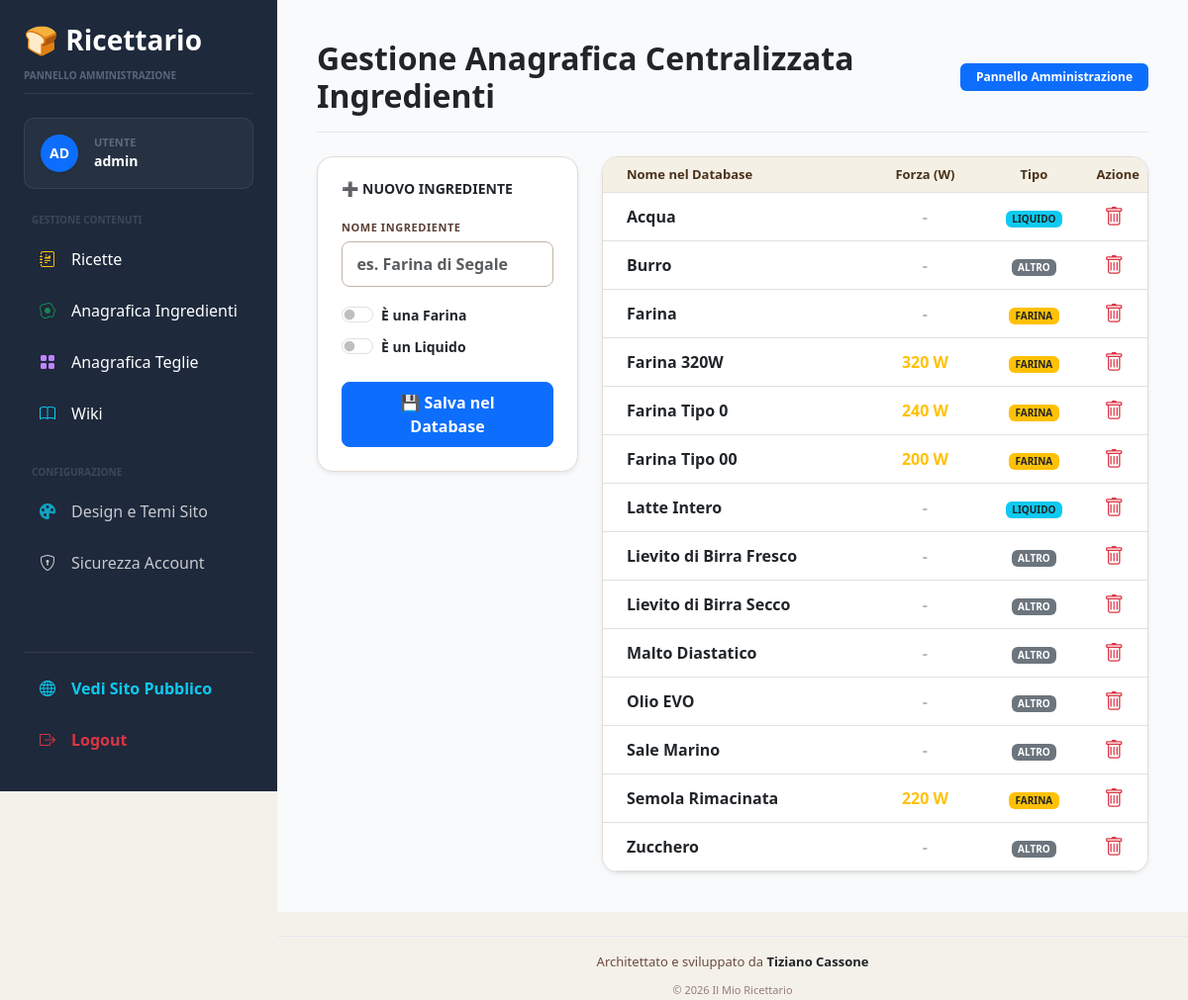
The app's page /admin/ingredients/master (signed in) with its own data.
### models/user.py (models this page shows, shortened)
class User(UserMixin, db.Model):
    __tablename__ = "users"
    id = db.Column(
        db.Integer,
        primary_key=True
    )
    username = db.Column(
        db.String(100),
        unique=True,
        nullable=False
    )
    password_hash = db.Column(
        db.String(255),
        nullable=False
    )
    is_admin = db.Column(
        db.Boolean,
        default=False
    )

### models/ingredient_master.py (models this page shows, shortened)
class MasterIngredient(db.Model):
    __tablename__ = "master_ingredients"
    id = db.Column(
        db.Integer,
        primary_key=True
    )
    name = db.Column(
        db.String(255),
        unique=True,
        nullable=False
    )
    is_flour = db.Column(
        db.Boolean,
        default=False
    )
    is_liquid = db.Column(
        db.Boolean,
        default=False
    )
    w_value = db.Column(
        db.Integer,
        nullable=True,
        default=0
    )

### routes/admin.py (the view)
@admin_bp.route("/ingredients/master", methods=["GET"])
@login_required
def master_ingredients_view():
    master_ingredients = MasterIngredient.query.order_by(MasterIngredient.name).all()
    return render_template(
        "admin/ingredients_master.html",
        master_ingredients_list=master_ingredients
    )

### app.py (called while the page is built)
@login_manager.user_loader
def load_user(user_id):
    return db.session.get(
        User,
        int(user_id)
    )

@app.context_processor
def inject_global_settings():
    setting_record = Setting.query.order_by(Setting.id.desc()).first()
    return dict(
        settings_data=setting_record
    )

### templates/admin/ingredients_master.html (shortened to what this page needs)
{% extends "base.html" %}
{% block page_title %}Gestione Anagrafica Centralizzata Ingredienti{% endblock %}
{% block content %}
<div class="row g-4">
    <div class="col-md-4">
        <div class="card shadow-sm border-0 bg-white p-4 rounded-4">
            <h5 class="fw-bold mb-3 text-dark text-uppercase" style="font-size: 14px;">➕ Nuovo Ingrediente</h5>
            <form method="post" action="{{ url_for('admin.master_ingredient_add') }}">
                <div class="mb-3">
                    <label class="form-label small fw-bold text-secondary text-uppercase" style="font-size: 11px;">Nome Ingrediente</label>
                    <input type="text" name="name" class="form-control fw-semibold rounded-3" placeholder="es. Farina di Segale" required>
                </div>
                <div class="form-check form-switch mb-2 shadow-none">
                    <input class="form-check-input" type="checkbox" name="is_flour" id="master_is_flour">
                    <label class="form-check-label small fw-bold text-dark" for="master_is_flour">È una Farina</label>
                </div>
                <div class="form-check form-switch mb-4 shadow-none">
                    <input class="form-check-input" type="checkbox" name="is_liquid" id="master_is_liquid">
                    <label class="form-check-label small fw-bold text-dark" for="master_is_liquid">È un Liquido</label>
                </div>
                <button type="submit" class="btn btn-primary w-100 fw-bold rounded-3 py-2">💾 Salva nel Database</button>
            </form>
        </div>
    </div>
    <div class="col-md-8">
        <div class="card shadow-sm border-0 bg-white rounded-4 overflow-hidden">
            <div class="card-body p-0">
                <div class="table-responsive">
                    <table class="table table-hover align-middle mb-0">
                        <thead class="table-light">
                            <tr class="small text-secondary" style="font-size: 13px;">
                                <th class="ps-4">Nome nel Database</th>
                                <th class="text-center" style="width: 20%;">Forza (W)</th>
                                <th class="text-center" style="width: 20%;">Tipo</th>
                                <th class="text-center" style="width: 10%;">Azione</th>
                            </tr>
                        </thead>
                        <tbody>
                            {% if master_ingredients_list %}
                                {% for ing in master_ingredients_list %}
                                <tr class="border-bottom">
                                    <td class="ps-4 fw-semibold text-dark">{{ ing.name }}</td>
                                    <td class="text-center fw-bold text-secondary">
                                        {% if ing.is_flour and ing.w_value and ing.w_value > 0 %}
                                            <span class="text-warning">{{ ing.w_value }} W</span>
                                        {% else %}
                                            <span class="opacity-50">-</span>
                                        {% endif %}
                                    </td>
                                    <td class="text-center">
                                        {% if ing.is_flour %}
                                            <span class="badge bg-warning text-dark px-2.5 py-1.5 rounded-2 fw-bold" style="font-size: 10px;">FARINA</span>
                                        {% elif ing.is_liquid %}
                                            <span class="badge bg-info text-dark px-2.5 py-1.5 rounded-2 fw-bold" style="font-size: 10px;">LIQUIDO</span>
                                        {% else %}
                                            <span class="badge bg-secondary px-2.5 py-1.5 rounded-2 fw-bold" style="font-size: 10px;">ALTRO</span>
                                        {% endif %}
                                    </td>
                                    <td class="text-center pe-3">
                                        <a href="{{ url_for('admin.master_ingredient_delete', id=ing.id) }}" class="btn btn-sm btn-link text-danger p-0 shadow-none">
                                            <i class="bi bi-trash fs-5"></i>
                                        </a>
                                    </td>
                                </tr>
                                {% endfor %}
                            {% else %}
                                <tr>
                                    <td colspan="4" class="text-center text-muted py-4 fw-medium">Nessun ingrediente presente nel DB.</td>
                                </tr>
                            {% endif %}
                        </tbody>
                    </table>
                </div>
            </div>
        </div>
    </div>
</div>
{% endblock %}

### templates/base.html (shortened to what this page needs)
<!DOCTYPE html>
<html lang="it">
<head>
    <link href="https://cdn.jsdelivr.net/npm/bootstrap@5.3.0/dist/css/bootstrap.min.css" rel="stylesheet">
    <link href="https://cdn.quilljs.com/1.3.6/quill.snow.css" rel="stylesheet">
    <link rel="stylesheet" href="{{ url_for('static', filename='css/admin.css') }}">
    <link rel="stylesheet" href="https://cdn.jsdelivr.net/npm/bootstrap-icons@1.11.3/font/bootstrap-icons.min.css">
</head>
<body class="{% if not request.path.startswith('/admin') and settings_data %}{{ settings_data.theme_active }}{% endif %}">
{% if current_user.is_authenticated and request.path.startswith('/admin') %}
    <div class="sidebar d-flex flex-column justify-content-between p-4"
         style="width: 280px; position: fixed; height: 100vh; background: #1e293b; color: #fff; z-index: 1000;">
        <div>
            <div class="mb-4 pb-2 border-bottom border-secondary border-opacity-25">
                <h3 class="mb-1 text-white fw-bold">🍞 Ricettario</h3>
                <small class="text-uppercase tracking-wider fw-semibold opacity-50" style="font-size: 10px; color: #94a3b8;">Pannello Amministrazione</small>
            </div>
            <div class="mb-4 p-3 d-flex align-items-center gap-3" style="background: rgba(255, 255, 255, 0.04); border: 1px solid rgba(255, 255, 255, 0.08); border-radius: 10px;">
                <div class="bg-primary rounded-circle d-flex align-items-center justify-content-center text-white fw-bold shadow-sm" style="width: 38px; height: 38px; font-size: 14px;">
                    {{ current_user.username[:2].upper() }}
                </div>
                <div>
                    <div style="font-size: 11px; color: #94a3b8;" class="text-uppercase fw-bold opacity-50">Utente</div>
                    <div class="fw-bold text-white small">{{ current_user.username }}</div>
                </div>
            </div>
            <div class="nav flex-column gap-1 mb-4">
                <span class="text-uppercase tracking-wider fw-bold px-2 mb-2 opacity-25" style="font-size: 10px; color: #94a3b8;">Gestione Contenuti</span>
                <a href="{{ url_for('admin.recipes') }}" class="nav-link text-white rounded px-3 py-2 d-flex align-items-center gap-3 hover-sidebar">
                    <i class="bi bi-journal-richtext text-warning"></i><span>Ricette</span>
                </a>
                <a href="{{ url_for('admin.master_ingredients_view') }}" class="nav-link text-white rounded px-3 py-2 d-flex align-items-center gap-3 hover-sidebar">
                    <i class="bi bi-egg-fried text-success"></i><span>Anagrafica Ingredienti</span>
                </a>
                <a href="{{ url_for('admin.master_pans_view') }}" class="nav-link text-white rounded px-3 py-2 d-flex align-items-center gap-3 hover-sidebar">
                    <i class="bi bi-grid-fill text-purple" style="color: #c084fc !important;"></i><span>Anagrafica Teglie</span>
                </a>
                <a href="{{ url_for('admin.wiki_list') }}" class="nav-link text-white rounded px-3 py-2 d-flex align-items-center gap-3 hover-sidebar">
                    <i class="bi bi-book text-info"></i><span>Wiki</span>
                </a>
            </div>
            <div class="nav flex-column gap-1">
                <span class="text-uppercase tracking-wider fw-bold px-2 mb-2 opacity-25" style="font-size: 10px; color: #94a3b8;">Configurazione</span>
                <a href="{{ url_for('admin.settings_theme') }}" class="nav-link text-white rounded px-3 py-2 d-flex align-items-center gap-3 opacity-75 hover-sidebar">
                    <i class="bi bi-palette-fill text-info"></i><span>Design e Temi Sito</span>
                </a>
                <a href="{{ url_for('admin.change_password') }}" class="nav-link text-white rounded px-3 py-2 d-flex align-items-center gap-3 opacity-75 hover-sidebar">
                    <i class="bi bi-shield-lock"></i><span>Sicurezza Account</span>
                </a>
            </div>
        </div>
        <div class="pt-3 border-top border-secondary border-opacity-25 nav flex-column gap-1">
            <a href="{{ url_for('recipes.list_recipes') }}" target="_blank" class="nav-link text-info rounded px-3 py-2 d-flex align-items-center gap-3 hover-sidebar fw-semibold small">
                <i class="bi bi-globe"></i><span>Vedi Sito Pubblico</span>
            </a>
            <a href="{{ url_for('admin.logout') }}" class="nav-link text-danger rounded px-3 py-2 d-flex align-items-center gap-3 hover-sidebar fw-semibold small">
                <i class="bi bi-box-arrow-right"></i><span>Logout</span>
            </a>
        </div>
    </div>
    <div class="main-content" style="margin-left: 280px; padding: 40px; min-height: 100vh; background: #f8fafc;">
        <div class="d-flex justify-content-between align-items-center mb-4 pb-3 border-bottom" style="border-color: #e2e8f0 !important;">
            <div><h2 class="fw-bold text-dark mb-0">{% block page_title %}{% endblock %}</h2></div>
            <div><span class="badge bg-primary px-3 py-2">Pannello Amministrazione</span></div>
        </div>
{% elif current_user.is_authenticated and not request.path.startswith('/admin') %}
    <div class="container py-3">
{% else %}
    <div class="container py-4">
{% endif %}
    {% block content %}
    {% endblock %}
</div>
{% if current_user.is_authenticated and request.path.startswith('/admin') %}
    <div class="container-fluid mt-4 text-center text-muted pt-3 border-top" style="border-color: #e2e8f0 !important; margin-left: 280px; max-width: calc(100% - 280px);">
        <div class="mb-1" style="font-size: 13px;">Architettato e sviluppato da <strong class="text-dark">Tiziano Cassone</strong></div>
        <small style="font-size: 11px; opacity: 0.7;">© 2026 Il Mio Ricettario</small>
    </div>
{% endif %}
</body>
</html>

### static/css/admin.css (style rules this page uses)
body { background: #f4f1ea; font-family: 'Segoe UI', Arial, sans-serif; color: #3e2723; }
.sidebar { position: fixed; top: 0; left: 0; width: 260px; height: 100vh; background: #2e1c0c; color: white; padding: 20px; }
.sidebar h3 { margin-bottom: 10px; font-weight: 700; color: #f59e0b; }
.sidebar a { display: block; color: #e5e7eb; text-decoration: none; padding: 12px; border-radius: 10px; margin-bottom: 8px; transition: .2s; }
.main-content { margin-left: 280px; padding: 40px; }
.card { border: 1px solid #e4dcd3 !important; border-radius: 18px; box-shadow: 0 6px 20px rgba(74, 50, 26, 0.05); background-color: #fdfbf9; overflow: hidden; }
.table { margin-bottom: 0; }
.table th { font-weight: 700; color: #4a321a; background-color: #f5f0e6; }
.form-control, .form-select { border-radius: 12px; border: 1px solid #c2b4a6; padding: 0.6rem 0.9rem; background-color: #ffffff; color: #2b1810; font-weight: 500; transition: all 0.2s ease-in-out; }
.form-label { margin-bottom: 0.4rem; letter-spacing: 0.05em; color: #5c4033 !important; font-weight: 700 !important; }
.text-muted { color: #6d4c41 !important; font-weight: 500; }
.btn { border-radius: 12px; padding: 0.6rem 1.2rem; font-weight: 600; transition: all 0.2s ease-in-out; }
h1, h2, h3, h4, h5 { font-weight: 700; color: #2e1c0c; }

### templates/base.html (style rules this page uses)
.hover-sidebar { transition: all 0.2s ease-in-out; }

### records on screen
User: username "AD", username "admin"
MasterIngredient: name "Acqua", is_flour "LIQUIDO"
MasterIngredient: name "Burro", is_flour "ALTRO"
MasterIngredient: name "Farina", is_flour "FARINA"
MasterIngredient: name "Farina 320W", w_value "320", is_flour "FARINA"
MasterIngredient: name "Farina Tipo 0", w_value "240", is_flour "FARINA"
MasterIngredient: name "Farina Tipo 00", w_value "200", is_flour "FARINA"
MasterIngredient: name "Latte Intero", is_flour "LIQUIDO"
MasterIngredient: name "Lievito di Birra Fresco", is_flour "ALTRO"
MasterIngredient: name "Lievito di Birra Secco", is_flour "ALTRO"
MasterIngredient: name "Malto Diastatico", is_flour "ALTRO"
MasterIngredient: name "Olio EVO", is_flour "ALTRO"
MasterIngredient: name "Sale Marino", is_flour "ALTRO"
MasterIngredient: name "Semola Rimacinata", w_value "220", is_flour "FARINA"
MasterIngredient: name "Zucchero", is_flour "ALTRO"
